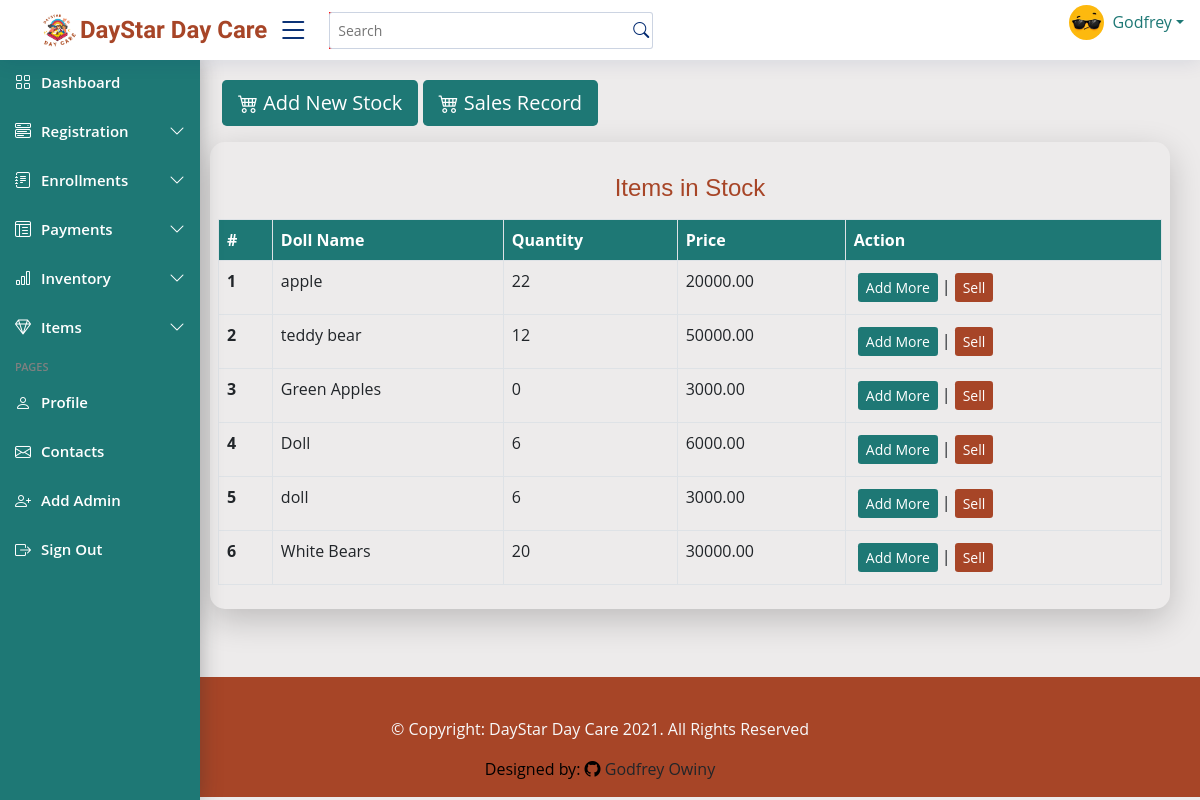
The page /sale/ (signed in) on the database as committed earlier.
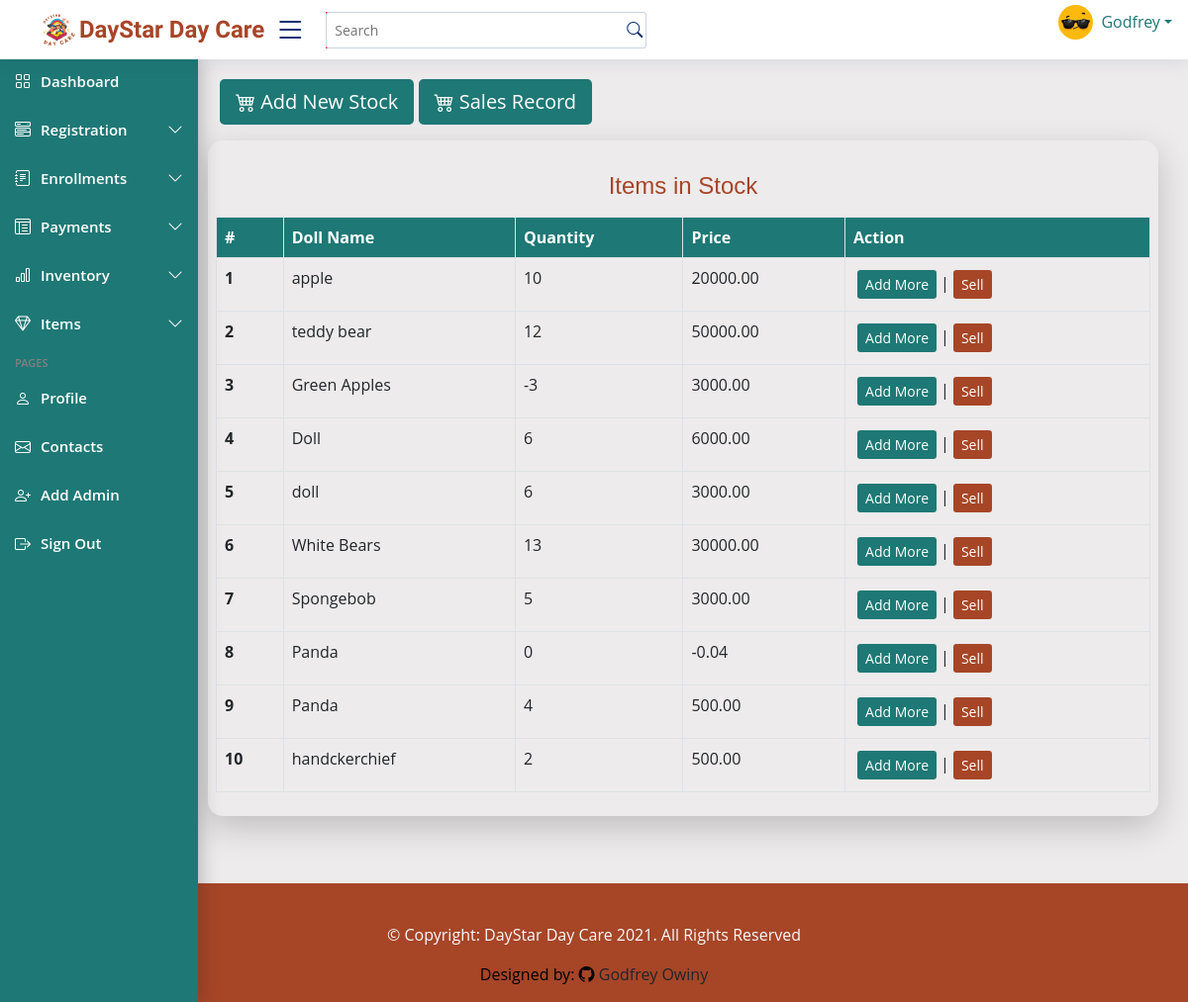
The same page on the database as committed later.
### dayStarApp/models.py (models this page shows, shortened)
class AddItem(models.Model):
    doll_name = models.CharField(max_length=100, default=None)
    price = models.DecimalField(max_digits=10, decimal_places=2, default=0, validators=[MinValueValidator(500)])
    quantity = models.PositiveIntegerField(default=1, null=False)

### dayStarApp/views.py (the view)
# urls.py: path('sale/', views.sale, name='sale'),
@login_required
def sale(request):
    itemform = Item_sellForm(request.POST)
    sell_message = None
    if request.method == 'POST':
        if itemform.is_valid():
            newItem = itemform.save(commit=False)
            newItem.save()
            sell_message = "Item Sold Successfully!"
            return redirect('sale')
        else:
            sell_message = "Item Sell failed!"
    else:
        itemform = Item_sellForm()
    item = AddItem.objects.all()
    return render(request, 'dayStarApp/sale.html', {'itemform': itemform, 'item': item, 'sell_message': sell_message})

### dayStarApp/forms.py
class Item_sellForm(ModelForm):   # item sellling form
    class Meta:
        model = ItemSelling
        fields = ['baby', 'doll_name', 'quantity', 'amount_paid']

### dayStarApp/templates/dayStarApp/sale.html (shortened to what this page needs)
{% extends 'dayStarApp/base.html' %} {% load crispy_forms_tags %} {% load static %}
{% block content %}
<main class="main" id="main">
  <div class="container">
    <a class="btn btn-lg" href="addstock/" style="background-color: #1e7875; color: white; border: none;"><span class="bi bi-cart4"> </span>Add New Stock</a>
    <a class="btn btn-lg" href="/salesrecord" style="background-color: #1e7875; color: white; border: none;"><span class="bi bi-cart4"> </span>Sales Record</a>
  </div>
     <div class="col-lg-12 col-md-12 sitter-table mt-3 p-2">
      <table class="table table-bordered table-stripped mt-3">
        <caption class="caption-top text-center" style="color: #a74527;"><h4>Items in Stock
        </h4></caption>
        <thead>
          <tr>
            <th scope="col">#</th>
            <th scope="col">Doll Name</th>
            <th scope="col">Quantity</th>
            <th scope="col">Price</th>
            <th scope="col">Action</th>
          </tr>
        </thead>
        <tbody>
          {% for items in item %}
            <tr>
              <th scope="row">{{ items.id }}</th>
              <td>{{ items.doll_name }}</td>
              <td>{{ items.quantity }}</td>
              <td>{{ items.price }}</td>
              <td><a href="{% url 'addmore' id=items.id %}" class="btn btn-sm m-1 text-white" style="background-color: #1e7875; border: none;">Add More</a><span>|</span><a href="{% url 'selling' pk=items.id %}" class="btn btn-sm text-white m-1" style="background-color: #a74527; border: none;">Sell</a>
              </td>
            </tr>
          {% endfor %}
        </tbody>
      </table>
    </div>
</main>
{% endblock content %}

Rows that differ between the two databases and show on the page:
changed AddItem "apple": quantity "22" → "10"
changed AddItem "Green Apples": quantity "0" → "-3"
changed AddItem "White Bears": quantity "20" → "13"
added AddItem: id "7", doll_name "Spongebob", quantity "5", price "3000.00"
added AddItem: id "8", doll_name "Panda", quantity "0", price "-0.04"
added AddItem: id "9", doll_name "Panda", quantity "4", price "500.00"
added AddItem: id "10", doll_name "handckerchief", quantity "2", price "500.00"
